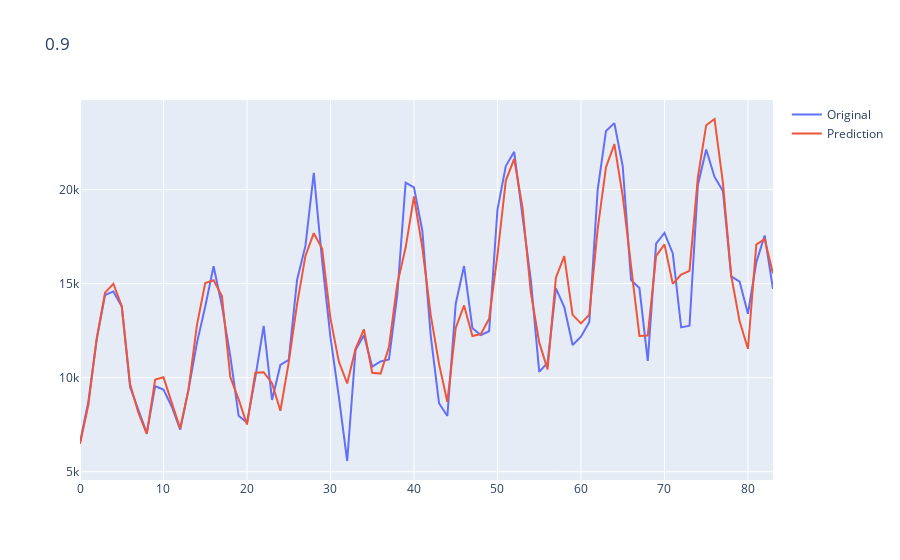

The code cell stored with this chart in its notebook:
### Code cell
mod=ExponentialSmoothing(train,
                        trend='add',
                        seasonal='add')
mod_fit=mod.fit(optimized=True)

pred_train=mod_fit.fittedvalues

plot(train,pred_train)
